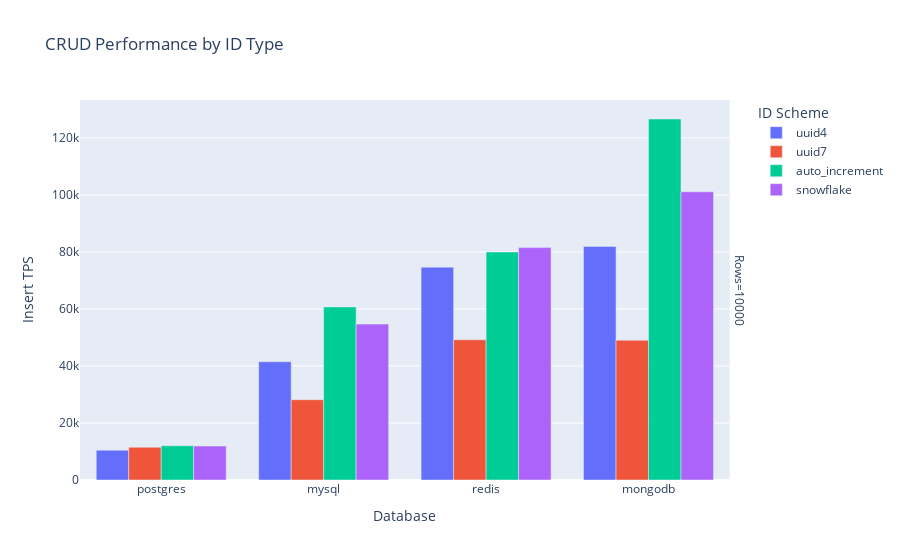
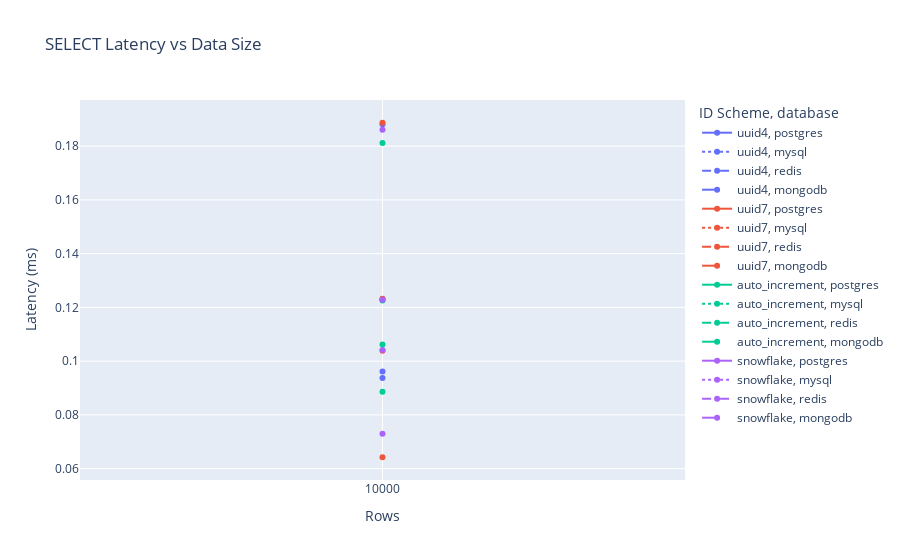

Notebook code for these charts, in order:
### Code cell
if not crud_df.empty:
    fig1 = px.bar(
        crud_df,
        x='database',
        y='insert_tps',
        color='id_scheme',
        barmode='group',
        facet_row='data_scale',
        title='CRUD Performance by ID Type',
        labels={'insert_tps': 'Insert TPS', 'database': 'Database', 'id_scheme': 'ID Scheme', 'data_scale': 'Rows'},
    )
    fig1.show()

    latency_df = crud_df[['database', 'id_scheme', 'data_scale', 'select_latency_ms']]
    fig2 = px.line(
        latency_df,
        x='data_scale',
        y='select_latency_ms',
        color='id_scheme',
        line_dash='database',
        markers=True,
        title='SELECT Latency vs Data Size',
        labels={'data_scale': 'Rows', 'select_latency_ms': 'Latency (ms)', 'id_scheme': 'ID Scheme'},
    )
    fig2.update_xaxes(type='category')
    fig2.show()

### Figure 1 — Plotly figure (JSON) as saved in the notebook; plotly's stock layout.template omitted (floating-point values rounded to 4 significant figures)
{"data": [{"alignmentgroup": "True", "hovertemplate": "ID Scheme=uuid4<br>Rows=10000<br>Database=%{x}<br>Insert TPS=%{y}<extra></extra>", "legendgroup": "uuid4", "marker": {"color": "#636efa", "pattern": {"shape": ""}}, "name": "uuid4", "offsetgroup": "uuid4", "orientation": "v", "showlegend": true, "textposition": "auto", "type": "bar", "x": ["postgres", "mysql", "redis", "mongodb"], "xaxis": "x", "y": [10450.0, 41490.0, 74650.0, 81930.0], "yaxis": "y"}, {"alignmentgroup": "True", "hovertemplate": "ID Scheme=uuid7<br>Rows=10000<br>Database=%{x}<br>Insert TPS=%{y}<extra></extra>", "legendgroup": "uuid7", "marker": {"color": "#EF553B", "pattern": {"shape": ""}}, "name": "uuid7", "offsetgroup": "uuid7", "orientation": "v", "showlegend": true, "textposition": "auto", "type": "bar", "x": ["postgres", "mysql", "redis", "mongodb"], "xaxis": "x", "y": [11490.0, 28160.0, 49190.0, 49020.0], "yaxis": "y"}, {"alignmentgroup": "True", "hovertemplate": "ID Scheme=auto_increment<br>Rows=10000<br>Database=%{x}<br>Insert TPS=%{y}<extra></extra>", "legendgroup": "auto_increment", "marker": {"color": "#00cc96", "pattern": {"shape": ""}}, "name": "auto_increment", "offsetgroup": "auto_increment", "orientation": "v", "showlegend": true, "textposition": "auto", "type": "bar", "x": ["postgres", "mysql", "redis", "mongodb"], "xaxis": "x", "y": [12030.0, 60700.0, 79960.0, 126600.0], "yaxis": "y"}, {"alignmentgroup": "True", "hovertemplate": "ID Scheme=snowflake<br>Rows=10000<br>Database=%{x}<br>Insert TPS=%{y}<extra></extra>", "legendgroup": "snowflake", "marker": {"color": "#ab63fa", "pattern": {"shape": ""}}, "name": "snowflake", "offsetgroup": "snowflake", "orientation": "v", "showlegend": true, "textposition": "auto", "type": "bar", "x": ["postgres", "mysql", "redis", "mongodb"], "xaxis": "x", "y": [11910.0, 54670.0, 81500.0, 101100.0], "yaxis": "y"}], "layout": {"annotations": [{"font": {}, "showarrow": false, "text": "Rows=10000", "textangle": 90, "x": 0.98, "xanchor": "left", "xref": "paper", "y": 0.5, "yanchor": "middle", "yref": "paper"}], "barmode": "group", "legend": {"title": {"text": "ID Scheme"}, "tracegroupgap": 0}, "title": {"text": "CRUD Performance by ID Type"}, "xaxis": {"anchor": "y", "domain": [0, 0.98], "title": {"text": "Database"}}, "yaxis": {"anchor": "x", "domain": [0, 1], "title": {"text": "Insert TPS"}}}}

### Figure 2 — Plotly figure (JSON) as saved in the notebook; plotly's stock layout.template omitted (floating-point values rounded to 4 significant figures)
{"data": [{"hovertemplate": "ID Scheme=uuid4<br>database=postgres<br>Rows=%{x}<br>Latency (ms)=%{y}<extra></extra>", "legendgroup": "uuid4, postgres", "line": {"color": "#636efa", "dash": "solid"}, "marker": {"symbol": "circle"}, "mode": "lines+markers", "name": "uuid4, postgres", "orientation": "v", "showlegend": true, "type": "scatter", "x": [10000], "xaxis": "x", "y": [0.09615], "yaxis": "y"}, {"hovertemplate": "ID Scheme=uuid4<br>database=mysql<br>Rows=%{x}<br>Latency (ms)=%{y}<extra></extra>", "legendgroup": "uuid4, mysql", "line": {"color": "#636efa", "dash": "dot"}, "marker": {"symbol": "circle"}, "mode": "lines+markers", "name": "uuid4, mysql", "orientation": "v", "showlegend": true, "type": "scatter", "x": [10000], "xaxis": "x", "y": [0.1882], "yaxis": "y"}, {"hovertemplate": "ID Scheme=uuid4<br>database=redis<br>Rows=%{x}<br>Latency (ms)=%{y}<extra></extra>", "legendgroup": "uuid4, redis", "line": {"color": "#636efa", "dash": "dash"}, "marker": {"symbol": "circle"}, "mode": "lines+markers", "name": "uuid4, redis", "orientation": "v", "showlegend": true, "type": "scatter", "x": [10000], "xaxis": "x", "y": [0.09375], "yaxis": "y"}, {"hovertemplate": "ID Scheme=uuid4<br>database=mongodb<br>Rows=%{x}<br>Latency (ms)=%{y}<extra></extra>", "legendgroup": "uuid4, mongodb", "line": {"color": "#636efa", "dash": "longdash"}, "marker": {"symbol": "circle"}, "mode": "lines+markers", "name": "uuid4, mongodb", "orientation": "v", "showlegend": true, "type": "scatter", "x": [10000], "xaxis": "x", "y": [0.123], "yaxis": "y"}, {"hovertemplate": "ID Scheme=uuid7<br>database=postgres<br>Rows=%{x}<br>Latency (ms)=%{y}<extra></extra>", "legendgroup": "uuid7, postgres", "line": {"color": "#EF553B", "dash": "solid"}, "marker": {"symbol": "circle"}, "mode": "lines+markers", "name": "uuid7, postgres", "orientation": "v", "showlegend": true, "type": "scatter", "x": [10000], "xaxis": "x", "y": [0.1038], "yaxis": "y"}, {"hovertemplate": "ID Scheme=uuid7<br>database=mysql<br>Rows=%{x}<br>Latency (ms)=%{y}<extra></extra>", "legendgroup": "uuid7, mysql", "line": {"color": "#EF553B", "dash": "dot"}, "marker": {"symbol": "circle"}, "mode": "lines+markers", "name": "uuid7, mysql", "orientation": "v", "showlegend": true, "type": "scatter", "x": [10000], "xaxis": "x", "y": [0.1887], "yaxis": "y"}, {"hovertemplate": "ID Scheme=uuid7<br>database=redis<br>Rows=%{x}<br>Latency (ms)=%{y}<extra></extra>", "legendgroup": "uuid7, redis", "line": {"color": "#EF553B", "dash": "dash"}, "marker": {"symbol": "circle"}, "mode": "lines+markers", "name": "uuid7, redis", "orientation": "v", "showlegend": true, "type": "scatter", "x": [10000], "xaxis": "x", "y": [0.06425], "yaxis": "y"}, {"hovertemplate": "ID Scheme=uuid7<br>database=mongodb<br>Rows=%{x}<br>Latency (ms)=%{y}<extra></extra>", "legendgroup": "uuid7, mongodb", "line": {"color": "#EF553B", "dash": "longdash"}, "marker": {"symbol": "circle"}, "mode": "lines+markers", "name": "uuid7, mongodb", "orientation": "v", "showlegend": true, "type": "scatter", "x": [10000], "xaxis": "x", "y": [0.1232], "yaxis": "y"}, {"hovertemplate": "ID Scheme=auto_increment<br>database=postgres<br>Rows=%{x}<br>Latency (ms)=%{y}<extra></extra>", "legendgroup": "auto_increment, postgres", "line": {"color": "#00cc96", "dash": "solid"}, "marker": {"symbol": "circle"}, "mode": "lines+markers", "name": "auto_increment, postgres", "orientation": "v", "showlegend": true, "type": "scatter", "x": [10000], "xaxis": "x", "y": [0.1062], "yaxis": "y"}, {"hovertemplate": "ID Scheme=auto_increment<br>database=mysql<br>Rows=%{x}<br>Latency (ms)=%{y}<extra></extra>", "legendgroup": "auto_increment, mysql", "line": {"color": "#00cc96", "dash": "dot"}, "marker": {"symbol": "circle"}, "mode": "lines+markers", "name": "auto_increment, mysql", "orientation": "v", "showlegend": true, "type": "scatter", "x": [10000], "xaxis": "x", "y": [0.1811], "yaxis": "y"}, {"hovertemplate": "ID Scheme=auto_increment<br>database=redis<br>Rows=%{x}<br>Latency (ms)=%{y}<extra></extra>", "legendgroup": "auto_increment, redis", "line": {"color": "#00cc96", "dash": "dash"}, "marker": {"symbol": "circle"}, "mode": "lines+markers", "name": "auto_increment, redis", "orientation": "v", "showlegend": true, "type": "scatter", "x": [10000], "xaxis": "x", "y": [0.08858], "yaxis": "y"}, {"hovertemplate": "ID Scheme=auto_increment<br>database=mongodb<br>Rows=%{x}<br>Latency (ms)=%{y}<extra></extra>", "legendgroup": "auto_increment, mongodb", "line": {"color": "#00cc96", "dash": "longdash"}, "marker": {"symbol": "circle"}, "mode": "lines+markers", "name": "auto_increment, mongodb", "orientation": "v", "showlegend": true, "type": "scatter", "x": [10000], "xaxis": "x", "y": [0.1225], "yaxis": "y"}, {"hovertemplate": "ID Scheme=snowflake<br>database=postgres<br>Rows=%{x}<br>Latency (ms)=%{y}<extra></extra>", "legendgroup": "snowflake, postgres", "line": {"color": "#ab63fa", "dash": "solid"}, "marker": {"symbol": "circle"}, "mode": "lines+markers", "name": "snowflake, postgres", "orientation": "v", "showlegend": true, "type": "scatter", "x": [10000], "xaxis": "x", "y": [0.1042], "yaxis": "y"}, {"hovertemplate": "ID Scheme=snowflake<br>database=mysql<br>Rows=%{x}<br>Latency (ms)=%{y}<extra></extra>", "legendgroup": "snowflake, mysql", "line": {"color": "#ab63fa", "dash": "dot"}, "marker": {"symbol": "circle"}, "mode": "lines+markers", "name": "snowflake, mysql", "orientation": "v", "showlegend": true, "type": "scatter", "x": [10000], "xaxis": "x", "y": [0.1861], "yaxis": "y"}, {"hovertemplate": "ID Scheme=snowflake<br>database=redis<br>Rows=%{x}<br>Latency (ms)=%{y}<extra></extra>", "legendgroup": "snowflake, redis", "line": {"color": "#ab63fa", "dash": "dash"}, "marker": {"symbol": "circle"}, "mode": "lines+markers", "name": "snowflake, redis", "orientation": "v", "showlegend": true, "type": "scatter", "x": [10000], "xaxis": "x", "y": [0.073], "yaxis": "y"}, {"hovertemplate": "ID Scheme=snowflake<br>database=mongodb<br>Rows=%{x}<br>Latency (ms)=%{y}<extra></extra>", "legendgroup": "snowflake, mongodb", "line": {"color": "#ab63fa", "dash": "longdash"}, "marker": {"symbol": "circle"}, "mode": "lines+markers", "name": "snowflake, mongodb", "orientation": "v", "showlegend": true, "type": "scatter", "x": [10000], "xaxis": "x", "y": [0.1228], "yaxis": "y"}], "layout": {"legend": {"title": {"text": "ID Scheme, database"}, "tracegroupgap": 0}, "title": {"text": "SELECT Latency vs Data Size"}, "xaxis": {"anchor": "y", "domain": [0, 1], "title": {"text": "Rows"}, "type": "category"}, "yaxis": {"anchor": "x", "domain": [0, 1], "title": {"text": "Latency (ms)"}}}}
